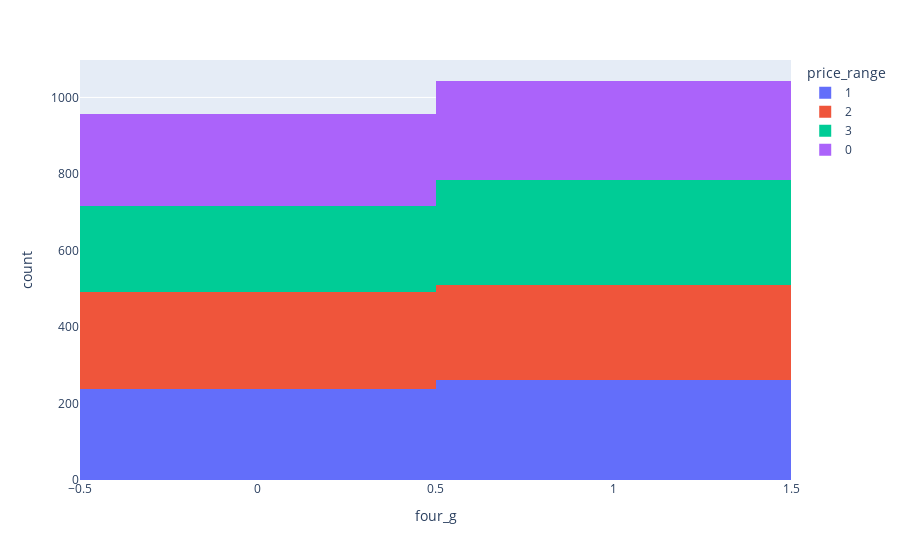

Write notebook code for a chart like this one.
### Code cell
px.histogram(df , x = 'four_g' , color = 'price_range')

### Figure 1 — Plotly figure (JSON) as saved in the notebook; plotly's stock layout.template omitted (floating-point values rounded to 4 significant figures; data arrays with more than 128 entries replaced by an {"elided": "..."} marker saying what was removed)
{"data": [{"bingroup": "x", "hovertemplate": "price_range=1<br>four_g=%{x}<br>count=%{y}<extra></extra>", "legendgroup": "1", "marker": {"color": "#636efa", "pattern": {"shape": ""}}, "name": "1", "orientation": "v", "showlegend": true, "type": "histogram", "x": {"elided": "500 int values"}, "xaxis": "x", "yaxis": "y"}, {"bingroup": "x", "hovertemplate": "price_range=2<br>four_g=%{x}<br>count=%{y}<extra></extra>", "legendgroup": "2", "marker": {"color": "#EF553B", "pattern": {"shape": ""}}, "name": "2", "orientation": "v", "showlegend": true, "type": "histogram", "x": {"elided": "500 int values"}, "xaxis": "x", "yaxis": "y"}, {"bingroup": "x", "hovertemplate": "price_range=3<br>four_g=%{x}<br>count=%{y}<extra></extra>", "legendgroup": "3", "marker": {"color": "#00cc96", "pattern": {"shape": ""}}, "name": "3", "orientation": "v", "showlegend": true, "type": "histogram", "x": {"elided": "500 int values"}, "xaxis": "x", "yaxis": "y"}, {"bingroup": "x", "hovertemplate": "price_range=0<br>four_g=%{x}<br>count=%{y}<extra></extra>", "legendgroup": "0", "marker": {"color": "#ab63fa", "pattern": {"shape": ""}}, "name": "0", "orientation": "v", "showlegend": true, "type": "histogram", "x": {"elided": "500 int values"}, "xaxis": "x", "yaxis": "y"}], "layout": {"barmode": "relative", "legend": {"title": {"text": "price_range"}, "tracegroupgap": 0}, "margin": {"t": 60}, "xaxis": {"anchor": "y", "domain": [0, 1], "title": {"text": "four_g"}}, "yaxis": {"anchor": "x", "domain": [0, 1], "title": {"text": "count"}}}}
